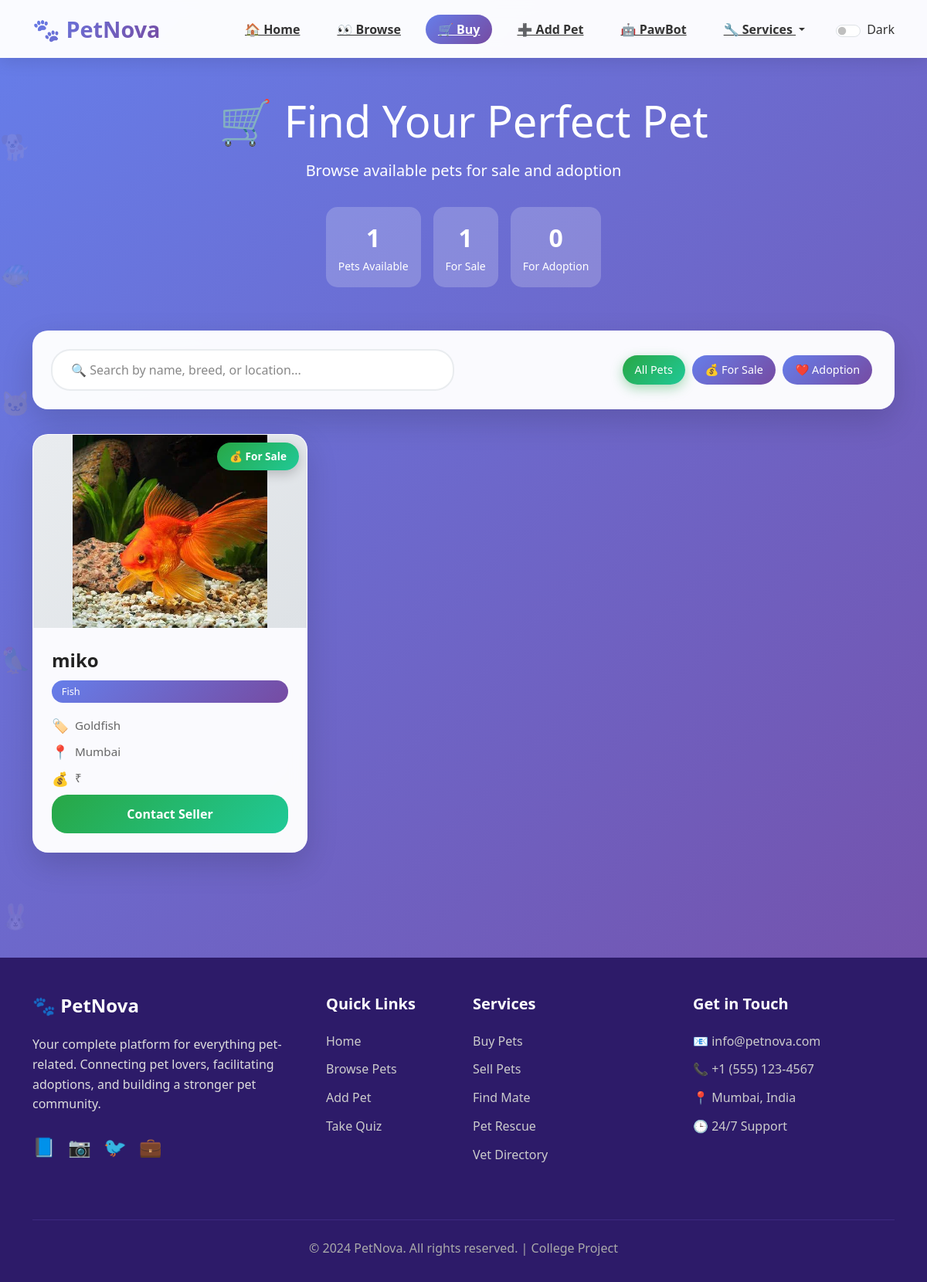
/buy, run on the app's committed database.
### tables this page shows
CREATE TABLE pets (
                id INTEGER PRIMARY KEY AUTOINCREMENT,
                name TEXT, breed TEXT, location TEXT,
                age INTEGER, purpose TEXT, photo TEXT, category TEXT
            , user_id INTEGER, gender TEXT);

### app.py (the view)
@app.route('/buy')
def buy_pets():
    conn = sqlite3.connect("pets.db")
    conn.row_factory = sqlite3.Row
    pets = conn.execute("SELECT * FROM pets WHERE purpose IN ('Sale', 'Adoption')").fetchall()
    conn.close()
    return render_template('buy_pets.html', pets=pets)

### app.py (called while the page is built)
@app.context_processor
def inject_user():
    return dict(current_user=current_user)

### templates/buy_pets.html (shortened to what this page needs)
<!DOCTYPE html>
<html>
<head>
    <link rel="stylesheet" href="https://cdn.jsdelivr.net/npm/bootstrap@5.3.0/dist/css/bootstrap.min.css">
</head>
<body>
    <nav class="navbar navbar-expand-lg navbar-custom">
        <div class="container">
            <a class="navbar-brand-custom" href="/">🐾 PetNova</a>
            <div class="collapse navbar-collapse" id="navbarNav">
                <ul class="navbar-nav ms-auto">
                    <li class="nav-item"><a class="nav-link-custom" href="/">🏠 Home</a></li>
                    <li class="nav-item"><a class="nav-link-custom" href="/pets">👀 Browse</a></li>
                    <li class="nav-item"><a class="nav-link-custom active" href="/buy">🛒 Buy</a></li>
                    <li class="nav-item"><a class="nav-link-custom" href="/add">➕ Add Pet</a></li>
                    <li class="nav-item"><a class="nav-link-custom" href="/pawbot">🤖 PawBot</a></li>
                    <li class="nav-item dropdown">
                        <a class="nav-link-custom dropdown-toggle" href="#" id="servicesDropdown"
                           role="button" data-bs-toggle="dropdown" aria-expanded="false">
                            🔧 Services
                        </a>
                    </li>
                    <li class="nav-item ms-3">
                        <div class="form-check form-switch mb-0 d-flex align-items-center">
                            <input class="form-check-input me-2" type="checkbox" id="darkModeToggle">
                            <label class="form-check-label" for="darkModeToggle">Dark</label>
                        </div>
                    </li>
                </ul>
            </div>
        </div>
    </nav>
    <div class="floating-elements">
        <div class="floating-pet" style="top:10%;animation-delay:0s;">🐕</div>
        <div class="floating-pet" style="top:30%;animation-delay:7s;">🐱</div>
        <div class="floating-pet" style="top:50%;animation-delay:14s;">🦜</div>
        <div class="floating-pet" style="top:70%;animation-delay:21s;">🐰</div>
        <div class="floating-pet" style="top:20%;animation-delay:5s;">🐠</div>
    </div>
    <div class="content-wrapper">
        <div class="hero-section">
            <div class="container">
                <h1 class="display-4 mb-3">🛒 Find Your Perfect Pet</h1>
                <p class="lead">Browse available pets for sale and adoption</p>
                <div class="d-flex justify-content-center flex-wrap mt-4">
                    <div class="stats-badge">
                        <span class="stats-number" id="totalPets">0</span>
                        <small>Pets Available</small>
                    </div>
                    <div class="stats-badge">
                        <span class="stats-number" id="forSale">0</span>
                        <small>For Sale</small>
                    </div>
                    <div class="stats-badge">
                        <span class="stats-number" id="forAdoption">0</span>
                        <small>For Adoption</small>
                    </div>
                </div>
            </div>
        </div>
        <div class="container pb-5">
            <div class="filter-section">
                <div class="row align-items-center">
                    <div class="col-md-6 mb-3 mb-md-0">
                        <input type="text" class="search-box" id="searchInput" placeholder="🔍 Search by name, breed, or location...">
                    </div>
                    <div class="col-md-6">
                        <div class="d-flex flex-wrap justify-content-md-end">
                            <button class="filter-btn active" data-filter="all">All Pets</button>
                            <button class="filter-btn" data-filter="Sale">💰 For Sale</button>
                            <button class="filter-btn" data-filter="Adoption">❤️ Adoption</button>
                        </div>
                    </div>
                </div>
            </div>
            <div class="row" id="petGrid">
                {% for pet in pets %}
                <div class="col-lg-4 col-md-6 mb-4 pet-item fade-in"
                    data-name="{{ pet.name }}"
                    data-breed="{{ pet.breed }}"
                    data-location="{{ pet.location }}"
                    data-purpose="{{ pet.purpose }}"
                    data-category="{{ pet.category }}">
                    <div class="pet-card">
                        <div class="pet-image-container">
                            <img class="pet-image"
                                src="{{ url_for('static', filename='uploads/' ~ pet['photo']) }}"
                                alt="{{ pet.name }}"
                                onerror="this.style.display='none'; this.nextElementSibling.style.display='flex';">
                            <div class="pet-badge
                                {% if pet.purpose == 'Sale' %}badge-sale
                                {% elif pet.purpose == 'Adoption' %}badge-adoption
                                {% else %}badge-mate{% endif %}">
                                {% if pet.purpose == 'Sale' %}💰 For Sale
                                {% elif pet.purpose == 'Adoption' %}❤️ Adoption
                                {% else %}💕 Mate{% endif %}
                            </div>
                        </div>
                        <div class="pet-content">
                            <div class="pet-name">{{ pet.name }}</div>
                            <span class="pet-category">{{ pet.category }}</span>
                            <div class="pet-info">
                                <span class="pet-info-icon">🏷️</span>
                                <span>{{ pet.breed }}</span>
                            </div>
                            <div class="pet-info">
                                <span class="pet-info-icon">📍</span>
                                <span>{{ pet.location }}</span>
                            </div>
                            {% if pet.purpose == 'Sale' %}
                            <div class="pet-info">
                                <span class="pet-info-icon">💰</span>
                                <span>₹{{ pet.price }}</span>
                            </div>
                            {% elif pet.purpose == 'Adoption' %}
                            <div class="pet-info">
                                <span class="pet-info-icon">⏰</span>
                                <span>{{ pet.age }} years old</span>
                            </div>
                            {% endif %}
                            <button class="btn-action {% if pet.purpose == 'Sale' %}btn-buy{% else %}btn-adopt{% endif %}">
                                {% if pet.purpose == 'Sale' %}Contact Seller{% else %}Adopt Me{% endif %}
                            </button>
                        </div>
                    </div>
                </div>
                {% endfor %}
            </div>
        </div>
    </div>
    <footer class="footer-custom">
        <div class="container">
            <div class="row">
                <div class="col-lg-4 col-md-6 mb-4">
                    <h4 class="footer-heading">🐾 PetNova</h4>
                    <p class="footer-text">Your complete platform for everything pet-related. Connecting pet lovers, facilitating adoptions, and building a stronger pet community.</p>
                    <div class="social-links">
                        <a href="#" class="social-link">📘</a>
                        <a href="#" class="social-link">📷</a>
                        <a href="#" class="social-link">🐦</a>
                        <a href="#" class="social-link">💼</a>
                    </div>
                </div>
                <div class="col-lg-2 col-md-6 mb-4">
                    <h5 class="footer-heading">Quick Links</h5>
                    <ul class="footer-links">
                        <li><a href="/">Home</a></li>
                        <li><a href="/pets">Browse Pets</a></li>
                        <li><a href="/add">Add Pet</a></li>
                        <li><a href="/quiz">Take Quiz</a></li>
                    </ul>
                </div>
                <div class="col-lg-3 col-md-6 mb-4">
                    <h5 class="footer-heading">Services</h5>
                    <ul class="footer-links">
                        <li><a href="/buy">Buy Pets</a></li>
                        <li><a href="/sell">Sell Pets</a></li>
                        <li><a href="/mate">Find Mate</a></li>
                        <li><a href="/rescue">Pet Rescue</a></li>
                        <li><a href="/vet">Vet Directory</a></li>
                    </ul>
                </div>
                <div class="col-lg-3 col-md-6 mb-4">
                    <h5 class="footer-heading">Get in Touch</h5>
                    <ul class="footer-links">
                        <li><a href="#">📧 info@petnova.com</a></li>
                        <li><a href="#">📞 +1 (555) 123-4567</a></li>
                        <li><a href="#">📍 Mumbai, India</a></li>
                        <li><a href="#">🕒 24/7 Support</a></li>
                    </ul>
                </div>
            </div>
            <div class="footer-bottom">
                <p>&copy; 2024 PetNova. All rights reserved. | College Project</p>
            </div>
        </div>
    </footer>
</body>
</html>

### data on the page
pets: photo (picture), purpose "💰 For Sale", name "miko", category "Fish", breed "Goldfish", location "Mumbai"
